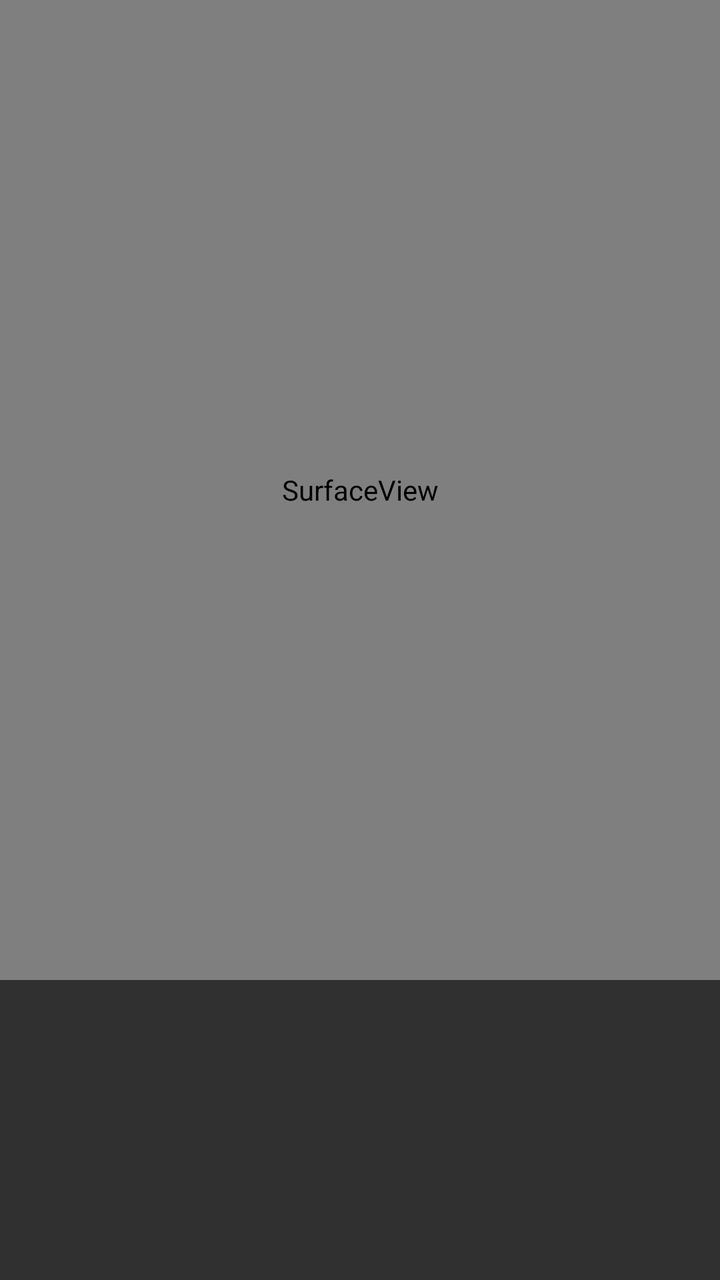
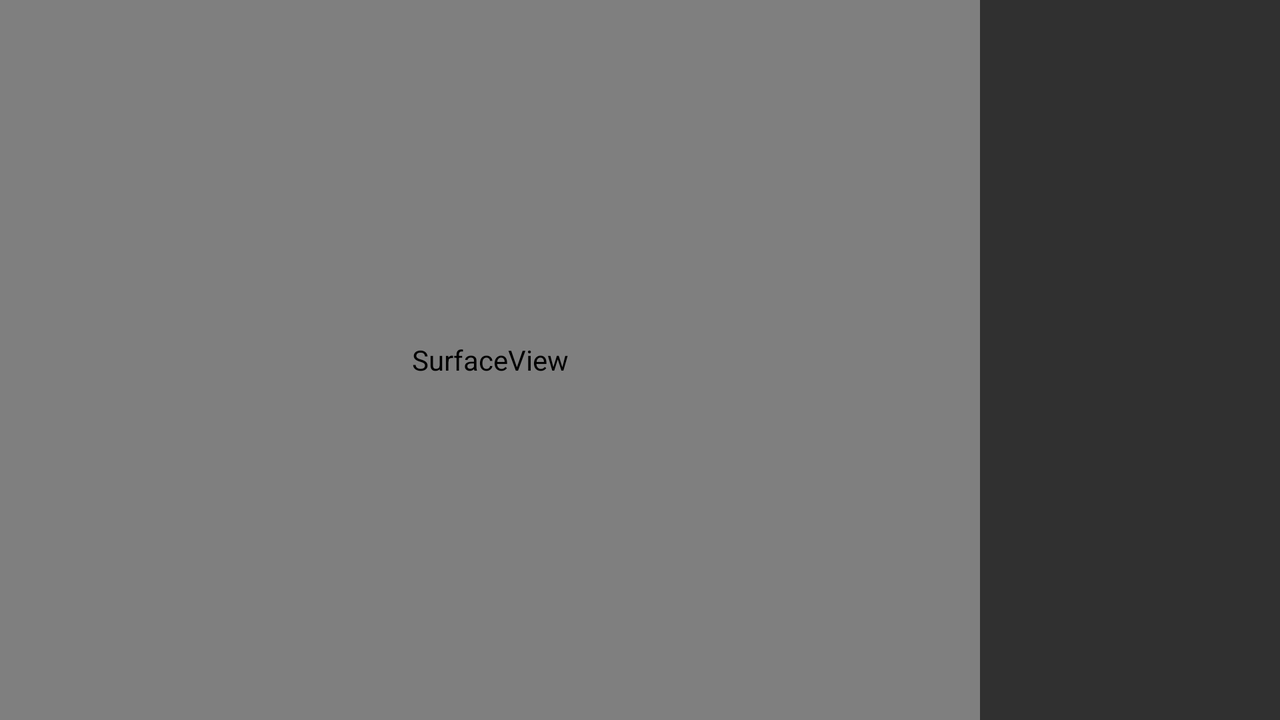

One screen, two layout resources from the same app: the default and the repository's alternative for another configuration. Each is rendered where Android would select it; the XML of both is given below.
<!-- AndroidManifest.xml: application theme Theme.AppCompat.NoActionBar -->
<!-- res/layout/activity_scan.xml -->
<?xml version="1.0" encoding="utf-8"?>
<RelativeLayout xmlns:android="http://schemas.android.com/apk/res/android"
    xmlns:app="http://schemas.android.com/apk/res-auto"
    xmlns:tools="http://schemas.android.com/tools"
    android:layout_width="match_parent"
    android:layout_height="match_parent"
    tools:context=".ScanActivity">

    <SurfaceView
        android:id="@+id/camera"
        android:layout_width="match_parent"
        android:layout_height="match_parent"
        android:layout_above="@+id/chipGroup"/>

    <TextView
        android:id="@+id/textView"
        android:layout_above="@+id/chipGroup"
        android:layout_width="wrap_content"
        android:layout_height="wrap_content"
        android:layout_marginBottom="15dp"
        android:text=""
        android:textSize="18sp"
        android:textStyle="bold"
        android:layout_centerHorizontal="true"
        android:gravity="center"/>

    <com.google.android.material.chip.ChipGroup
        android:id="@+id/chipGroup"
        android:layout_width="match_parent"
        android:layout_height="150dp"
        android:layout_alignParentBottom="true"
        android:layout_centerInParent="true"
        android:scrollbars="vertical"/>

</RelativeLayout>
<!-- resources referenced by this layout -->
<resources>

</resources>
<!-- res/layout-land/activity_scan.xml (the repository's variant of the layout above) -->
<!-- drawn on the phone turned sideways -->
<?xml version="1.0" encoding="utf-8"?>
<RelativeLayout xmlns:android="http://schemas.android.com/apk/res/android"
    xmlns:app="http://schemas.android.com/apk/res-auto"
    xmlns:tools="http://schemas.android.com/tools"
    android:layout_width="match_parent"
    android:layout_height="match_parent"
    tools:context=".ScanActivity">

    <SurfaceView
        android:id="@+id/camera"
        android:layout_width="match_parent"
        android:layout_height="match_parent"
        android:layout_marginEnd="0dp"
        android:layout_alignParentBottom="true"
        android:layout_toStartOf="@+id/chipGroup"/>

    <TextView
        android:id="@+id/textView"
        android:layout_width="150dp"
        android:layout_height="wrap_content"
        android:layout_centerVertical="true"
        android:layout_alignParentEnd="true"
        android:layout_marginEnd="160dp"
        android:text=""
        android:textSize="18sp"
        android:textStyle="bold"
        android:gravity="center"/>

    <com.google.android.material.chip.ChipGroup
        android:id="@+id/chipGroup"
        android:layout_width="150dp"
        android:layout_height="match_parent"
        android:layout_alignParentEnd="true"
        android:textAlignment="center"
        android:scrollbars = "vertical" />

</RelativeLayout>
